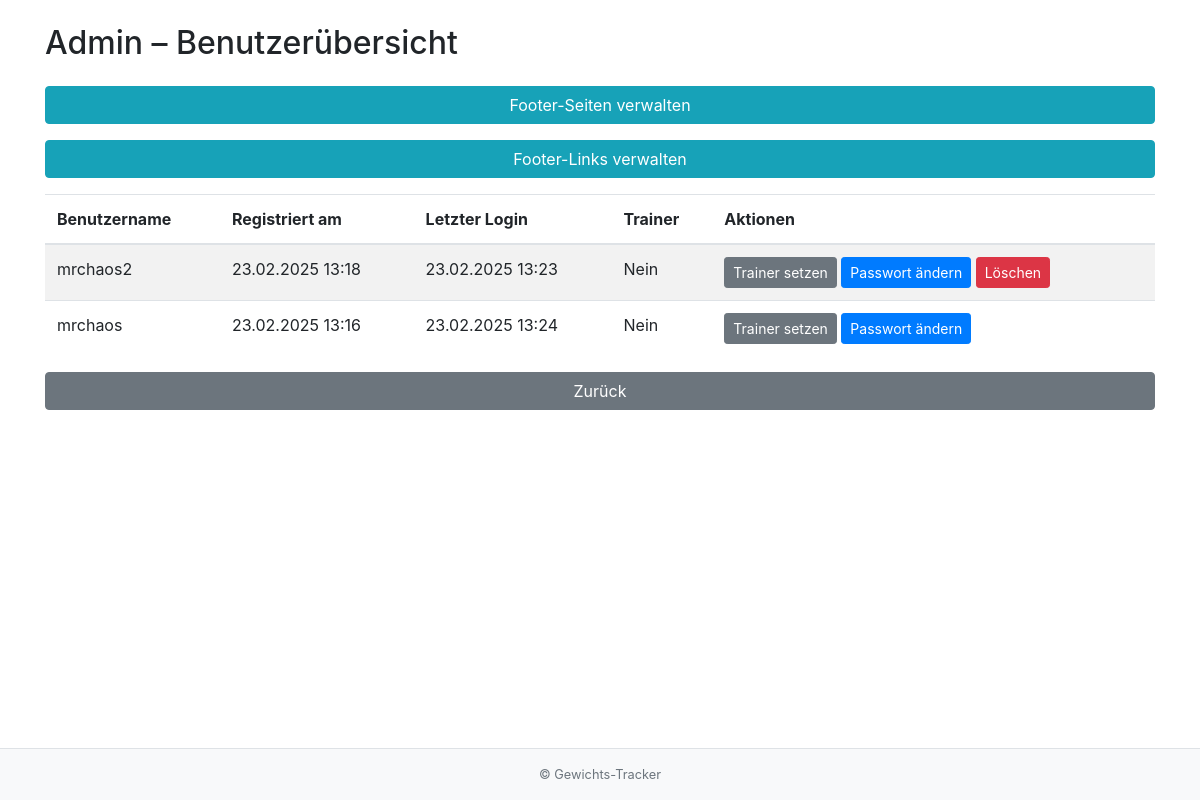
The app's page /admin (signed in), older data.
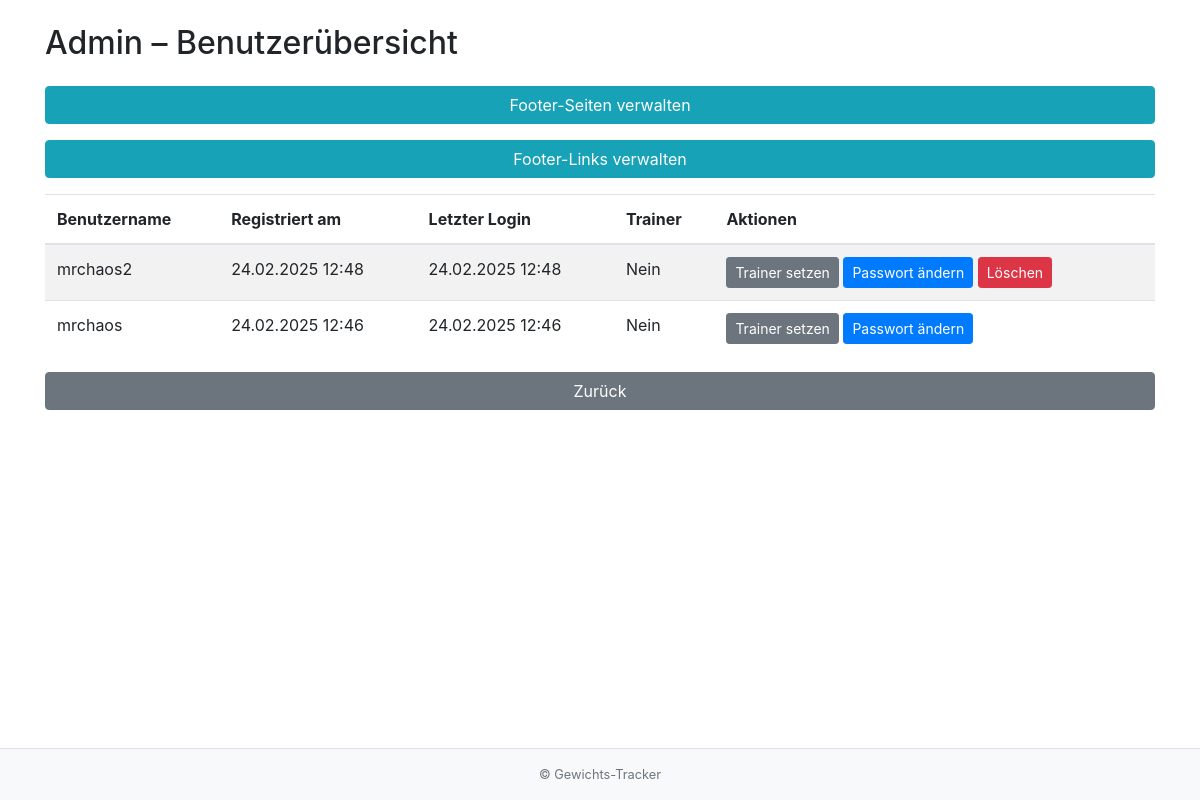
The same page, newer data.
### app.py (models this page shows)
class User(UserMixin, db.Model):
    id = db.Column(db.Integer, primary_key=True)
    username = db.Column(db.String(150), unique=True, nullable=False)
    password = db.Column(db.String(150), nullable=False)
    registration_date = db.Column(db.DateTime, default=datetime.datetime.now)
    last_login = db.Column(db.DateTime)
    is_admin = db.Column(db.Boolean, default=False)
    is_trainer = db.Column(db.Boolean, default=False)
    training_plans = db.relationship('TrainingPlan', backref='owner', lazy=True, cascade="all, delete-orphan")
    exercises = db.relationship('Exercise', backref='owner', lazy=True)

### app.py (the view)
@app.route('/admin')
@login_required
@admin_required
def admin_overview():
    users = User.query.order_by(User.registration_date.desc()).all()
    delete_user_form = DeleteUserForm()
    set_trainer_form = SetTrainerForm()
    remove_trainer_form = RemoveTrainerForm()
    return render_template(
        'admin_overview.html',
        users=users,
        delete_user_form=delete_user_form,
        set_trainer_form=set_trainer_form,
        remove_trainer_form=remove_trainer_form,
    )

### app.py
class DeleteUserForm(FlaskForm):
    submit = SubmitField('Löschen')

class SetTrainerForm(FlaskForm):
    submit = SubmitField('Bestätigen')

### app.py (called while the page is built, shortened)
def _ensure_database_setup_once() -> None:
    if getattr(app, '_database_setup_ran', False):
        return

@app.context_processor
def inject_footer_pages():
    _ensure_database_setup_once()
    return {
        "footer_pages": FooterPage.query.all(),
        "footer_links": FooterLink.query.all(),
    }

@login_manager.user_loader
def load_user(user_id):
    return User.query.get(int(user_id))

def admin_required(f):
    from functools import wraps
    @wraps(f)
    def decorated_function(*args, **kwargs):
        if not current_user.is_admin:
            abort(403)
        return f(*args, **kwargs)
    return decorated_function

### templates/admin_overview.html (shortened to what this page needs)
{% extends "base.html" %}
{% block content %}
  <div class="container">
    <h2 class="mb-4">Admin – Benutzerübersicht</h2>
    <a href="{{ url_for('admin_footer_pages') }}" class="btn btn-info mb-3 btn-block">Footer-Seiten verwalten</a>
    <a href="{{ url_for('admin_footer_links') }}" class="btn btn-info mb-3 btn-block">Footer-Links verwalten</a>
    <table class="table table-striped">
      <thead>
        <tr>
          <th>Benutzername</th>
          <th>Registriert am</th>
          <th>Letzter Login</th>
          <th>Trainer</th>
          <th>Aktionen</th>
        </tr>
      </thead>
      <tbody>
        {% for user in users %}
          <tr>
            <td>{{ user.username }}</td>
            <td>{{ user.registration_date.strftime('%d.%m.%Y %H:%M') }}</td>
            <td>
              {% if user.last_login %}
                {{ user.last_login.strftime('%d.%m.%Y %H:%M') }}
              {% else %}
                -
              {% endif %}
            </td>
            <td>{{ 'Ja' if user.is_trainer else 'Nein' }}</td>
            <td>
              {% if not user.is_trainer %}
                <form action="{{ url_for('admin_set_trainer', user_id=user.id) }}" method="POST" style="display:inline;">
                  {{ set_trainer_form.submit(class="btn btn-secondary btn-sm", value='Trainer setzen') }}
                </form>
              {% else %}
                <form action="{{ url_for('admin_remove_trainer', user_id=user.id) }}" method="POST" style="display:inline;">
                  {{ remove_trainer_form.hidden_tag() }}
                  {{ remove_trainer_form.submit(class="btn btn-secondary btn-sm", value='Trainer entfernen') }}
                </form>
              {% endif %}
              <a href="{{ url_for('admin_change_password', user_id=user.id) }}" class="btn btn-primary btn-sm">Passwort ändern</a>
              {% if user.id != current_user.id %}
                <form action="{{ url_for('admin_delete_user', user_id=user.id) }}" method="POST" style="display:inline;" onsubmit="return confirm('Benutzer wirklich löschen?');">
                  {{ delete_user_form.submit(class="btn btn-danger btn-sm", value='Löschen') }}
                </form>
              {% endif %}
            </td>
          </tr>
        {% endfor %}
      </tbody>
    </table>
    <a href="{{ url_for('dashboard') }}" class="btn btn-secondary btn-block">Zurück</a>
  </div>
{% endblock %}

Row changes from the older to the newer data that the page shows:
changed User "mrchaos2": registration_date "23.02.2025 13:18" → "24.02.2025 12:48"; last_login "23.02.2025 13:23" → "24.02.2025 12:48"
changed User "mrchaos": registration_date "23.02.2025 13:16" → "24.02.2025 12:46"; last_login "23.02.2025 13:24" → "24.02.2025 12:46"
